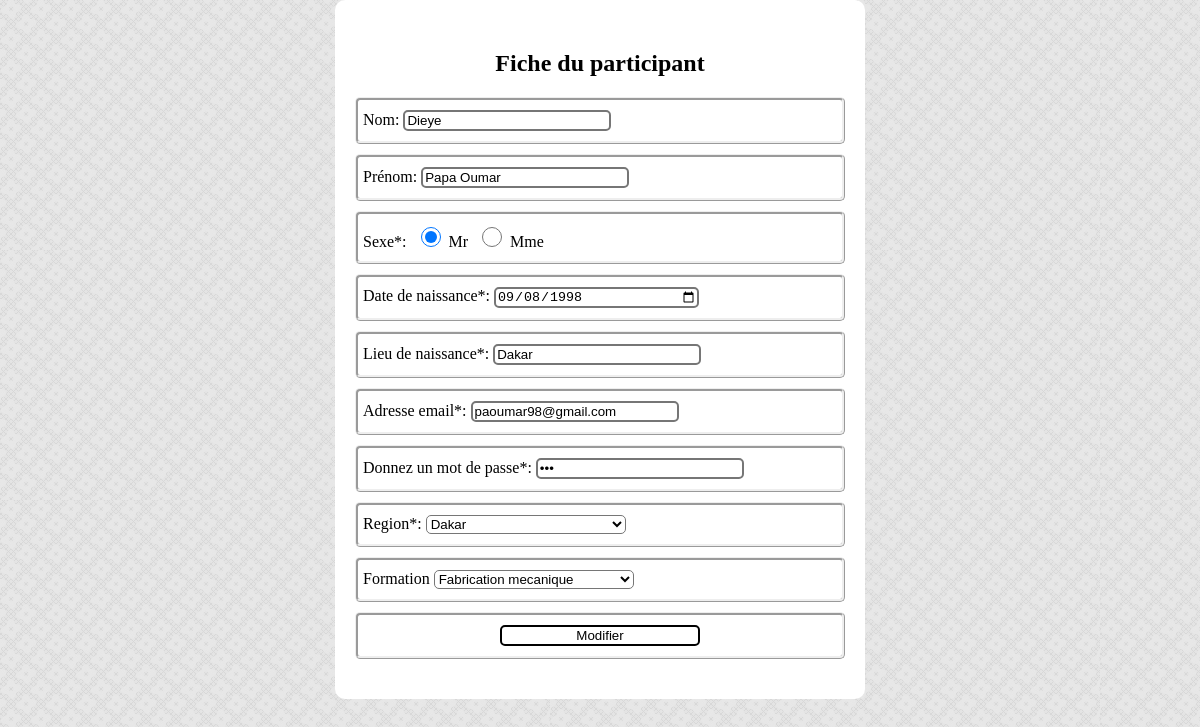
/SEN_FORMATION/admin/fiche_participant.php?id=7, run on the app's committed database.
### tables this page shows
CREATE TABLE `participant` (
  `id` int(5) NOT NULL,
  `nom` varchar(50) NOT NULL,
  `prenom` varchar(50) NOT NULL,
  `sexe` char(1) NOT NULL,
  `date_naiss` date NOT NULL,
  `lieu_naiss` varchar(50) NOT NULL,
  `email` varchar(50) NOT NULL,
  `mdp_part` varchar(50) NOT NULL,
  `region` varchar(50) NOT NULL,
  `id_formation` int(5) NOT NULL
);

CREATE TABLE `formation` (
  `id_formation` int(5) NOT NULL,
  `domaine` varchar(50) NOT NULL,
  `intitule` varchar(50) NOT NULL,
  `lieu` varchar(50) NOT NULL,
  `date` date NOT NULL,
  `duree` int(5) NOT NULL,
  `montant` int(9) NOT NULL,
  `animateur` varchar(50) NOT NULL
);

### SEN_FORMATION/admin/fiche_participant.php (the view, shortened to what this page needs)
<?php
require_once('../connexion_db/conn_db.php');
$id=$_GET['id'];
$sql_fiche="select * from participant where id='$id'";
$query_fiche=mysqli_query($conn,$sql_fiche) or die(mysqli_error($conn));
$fiche= mysqli_fetch_array($query_fiche);
extract($fiche);
$sql_form="select * from formation order by domaine";
$query_form=mysqli_query($conn,$sql_form) or die(mysqli_error($conn));
?>
<!DOCTYPE html>
<html>
<head>
	<link rel="stylesheet" type="text/css" href="../css/style_formation.css">
</head>
<body>
	<form action="modif_participant.php" method="POST">
		<h2 style="text-align: center;">Fiche du participant</h2>
					<div id="bordure">
						<label for="nom">Nom:</label>
						<input type="text" name="nom"  value="<?= $nom ?>">
					</div>
					<div id="bordure">
						<label for="prenom">Prénom:</label>
						<input type="text" name="prenom" value="<?php echo $prenom ?>">
					</div>
					<div id="bordure">
					<label for="sexe">Sexe*:</label>
					<input type="radio" name="sexe" value="M" <?=($sexe=='M')? "checked": ""?> >Mr
					<input type="radio" name="sexe" value="F"  <?php echo ($sexe=='F')? "checked": ""?> >Mme
					</div>
                     <div id="bordure">
                     	<label for="date_naiss">Date de naissance*:</label>
                     	<input type="Date" name="date_naiss" value="<?php echo $date_naiss ?>">
                     </div>
                     <div id="bordure">
                        <label for="lieu_naiss">Lieu de naissance*:</label>
                        <input type="text" name="lieu_naiss"  value="<?php echo $lieu_naiss ?>">
                     </div>
					<div id="bordure">
                      <label for="email">Adresse email*:</label>
                      <input type="email" name="email" value="<?php echo $email?>">
					</div>
					<div id="bordure">
					<label for="mdp_part">Donnez un mot de passe*:</label>
					<input type="password" name="mdp_part" value="<?php echo $mdp_part ?>">
					</div>
                    <div id="bordure">
                     	<label for="region">Region*:</label>
                     	 <select name="region" >
                     	  <option value="<?php echo $region ?>"><?= $region ?></option>
                  		 </select>
                     </div>
                     <div id="bordure">
                     	<label for="id_formation">Formation</label>
                        <select name="id_formation">
                        <?php
                        while ($form=mysqli_fetch_row($query_form))
                        {
                            echo "<option value='$form[0]' ";
                            echo($id_formation==$form['0'])? "selected":"";
							echo ">$form[1]</option>";
                        }
                        ?>
                        </select>
                    </div>
                    <div id="bordure" style="text-align: center;">
					<input type="submit" name="" value="Modifier" id="bouton" onclick="var confirmer=confirm('Êtes-vous sûr de votre choix ?');return confirmer;" >
					</div>
	</form>
</body>
</html>

### SEN_FORMATION/css/style_formation.css (style rules this page uses)
body { margin: 0; font-family: Verdana, "Times New Roman", sans-serif; background-size: auto; background: url( ../img/background.jpg ) ; }
form { background-color:white; padding: 15px; width: 500px; display:block; margin: auto; border-radius: 10px; padding-top: 30px; padding-bottom: 30px; }
#bordure { padding:10px 5px 10px 5px; margin: 10px 5px 10px 5px; border-style: ridge; border-radius: 5px; }
input,select,option { background-color: white; width: 200px; border-style: solid; border-radius:5px; }
input[type="radio"] { width: 30px; height: 20px; display: inline-block; }

### data on the page
participant: nom "Dieye", prenom "Papa Oumar", sexe "☑", date_naiss "09/08/1998", lieu_naiss "Dakar", email "paoumar98@gmail.com", region "Dakar", id_formation "Fabrication mecanique"
